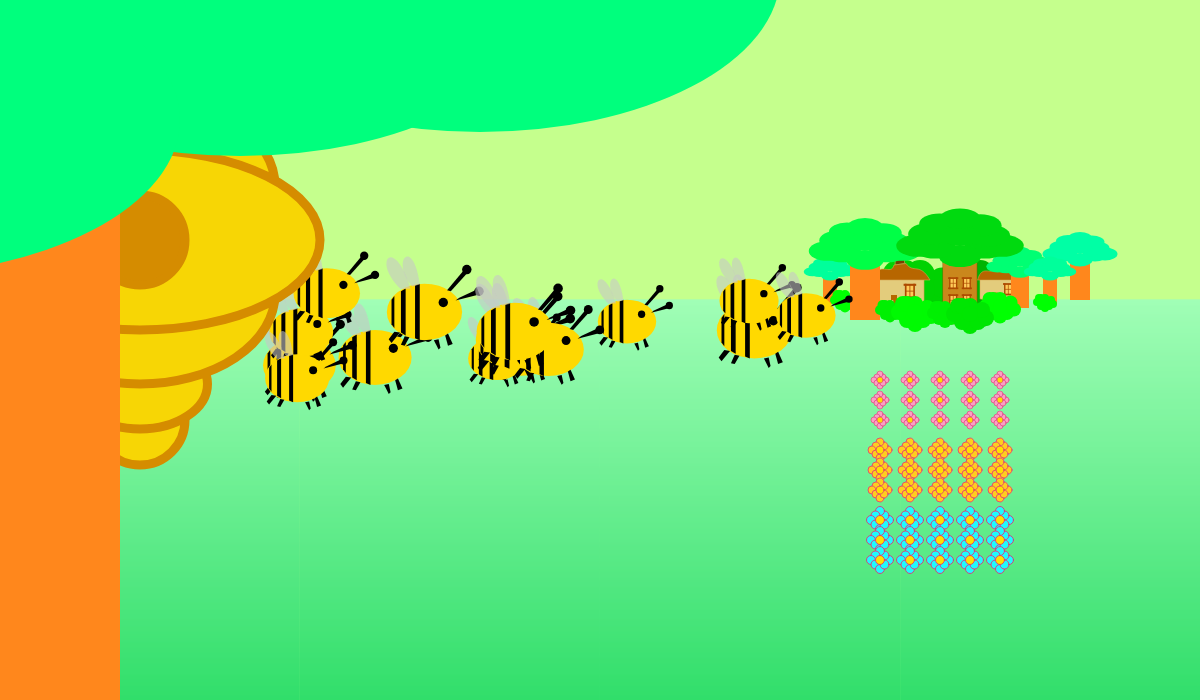
Frame 1 (no input)
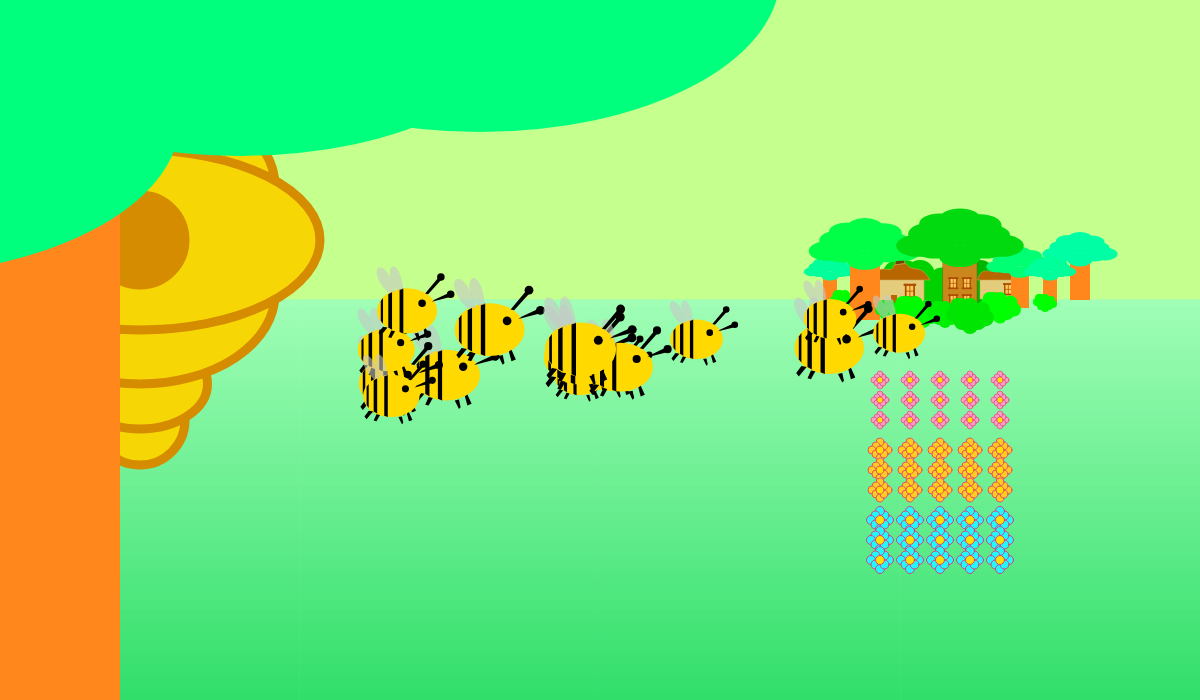
Frame 60 (no input)
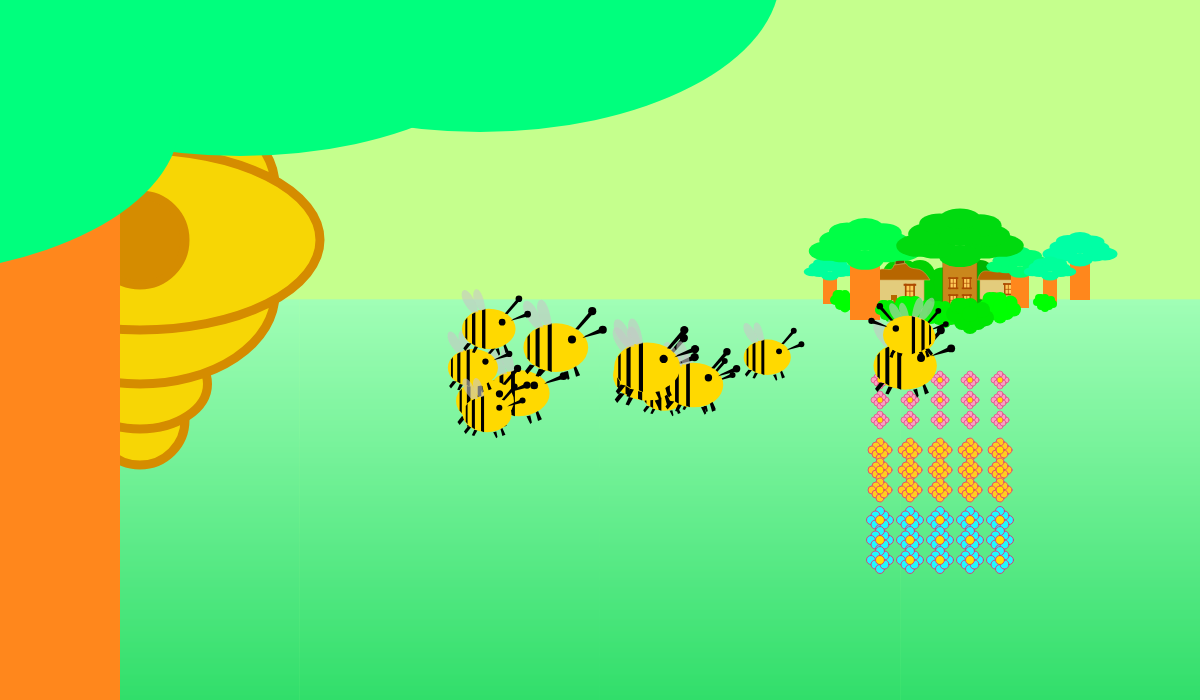
Frame 120 (the mouse pressed at the canvas centre since frame 60)

The p5.js sketch that drew these frames (run headless with seeded random() and noise() and a simulated clock; from frame 60 on, the mouse is pressed at the canvas centre):

// p5.js sketch
// ── sketch.js
const Y_AXIS = 1;
let c1,c2,beeCount;
let bees = [];
 

function setup() {
  createCanvas(1200,700);
  
c1 = color(148, 253, 195);
c2 = color(0, 211, 95);

angleMode(DEGREES);

beeCount = 15;

for(let i = 0; i < beeCount; i++){
  let r = random(0.7,1);
  bees[i] = new rcBee(random(260,810),random(290,380),-r,r,random(1,1.6));
}

}

function draw() {
background(197, 255, 141);

//drawing the forest
forestBeeView();
//coordinates();
  
}


//from EXERCISE 3 --------
function forest(){
  
  fill(168, 93, 5);
  //rect(0,height-150,width,200);//ground 

  setGradientBrown(0,height-300,width,height/2,c1,c2,Y_AXIS);
  
  

  //background
  workerBee();
  
  beeHive(390,130,1); //x,y,scale
  tree(300,250,.8,110);//x,y,scale,colorHue

  bush(170,370,1.2,-30,-20);//x,y,scale,colorHue,Rotation
  bush(150,400,1.2,0);

  bush(340,380,1.1,-30,2);
  bush(340,420,1.50,0);
  
  bush(450,390,1.2,-30,0);
  bush(450,420,1.5,0);

  bush(270,370,1.2,-30,-20);
  bush(260,410,1.2,0);
  
  bush(760,420,2.5,-40,0);
  
  tree(200,360,.3,70);
  tree(300,380,.2,40);
  tree(800,370,.4,30);
  tree(400,370,.3,30);
  tree(700,360,.3,60);
  tree(600,370,.3,30);
  tree(900,380,.2,70);
  tree(930,370,.5,20);
  
  hut(580,460,.9);//x,y,scale

  treeBuilding(700,350,.5);
  treeBuilding(500,400,.4);

  //track
track();
  //huts
  hut(850,590,1.6);
  hut(370,580,1);
  hut(200,600,1.4);
  
  //frame trees
  treeBuilding(0,340,1.5);
  treeBuilding(1080,340,1.2)
  

}

//for EXERCISE 4 --------
function forestBeeView(){
  setGradient(0,300,width,height-300,c1,c2,Y_AXIS);//x,y,w,h,c1,c2,axis

  


  //patch of flowers
  for(let i = 0; i < 150; i += 30){
    for(let j = 0; j < 60; j += 20){
      let f = 0;
      flower(880+i,380+j,0.6,color(250, 159, 196)); //x,y,scale
    }
  }
  for(let i = 0; i < 150; i += 30){
    for(let j = 0; j < 60; j += 20){
      let f = 0;
      flower(880+i,450+j,0.8,color(255, 205, 32)); //x,y,scale
    }
  }
  for(let i = 0; i < 150; i += 30){
    for(let j = 0; j < 60; j += 20){
      let f = 0;
      flower(880+i,520+j,0.9,color(32, 250, 255)); //x,y,scale
    }
  }
  

  //background village
  bush(980,320,1.5,-20,0);
  bush(920,320,1.5,10,0);

  hut(900,310,0.3);
  hut(1000,305,0.25);

  tree(830,290,0.07,140);
  bush(845,310,0.5,200,0);
 
  tree(865,290,0.15,55);
  tree(1020,290,0.09,100);
  treeBuilding(960,290,0.17);
  bush(890,320,0.5,40,0);
  bush(915,328,0.8,50,0);
  bush(945,325,0.6,40,0);
  tree(1080,280,0.1,150);
  tree(1050,290,0.07,140);
  bush(1045,310,0.4,200,0);
  bush(1000,320,0.7,130,0);
  bush(970,330,0.8,30,0);
 
  //drawing the bee colony
  for(let i = 0; i < bees.length; i++){

    bees[i].moveX();
    bees[i].display();
  
    bees[i].turnAround(950,'greater'); //if "greater" is typed, the bee turns around if x is greater than number
    bees[i].turnAround(150);//else check for less than given number
  
    //shrinking the bee and going down
    if (bees[i].getSpeed() > 0){
      bees[i].shrink();
      bees[i].moveY(0.3);
      }
    else{
      bees[i].grow();
      bees[i].moveY(-0.3);
      }
  
    }

  beeHive(140,240,9 ); //x,y,scale
  tree(-120,600,2.4,110);//x,y,scale,colorHue
}


function tree(xpos,ypos,tScale,distanceColor){
  push();
  noStroke();
  translate(xpos,ypos);
  rectMode(CENTER);
  fill(202 + distanceColor, 135, 28);
  scale(tScale);
  
  rect(0,0,200,400);
  fill(0, 215 + distanceColor, 15 + distanceColor);
  ellipse(150,-250,250,130);
  ellipse(250,-260,250,130);
  ellipse(0,-200,250,130);
  ellipse(-150,-250,250,130);
  ellipse(-250,-260,250,130);
  ellipse(-180,-330,250,130);
  ellipse(170,-320,250,130);
  ellipse(120,-380,250,130);
  ellipse(-120,-390,240,120);
  ellipse(0,-320,240,120);
  ellipse(0,-420,240,120);
  pop();

}

function treeBuilding(xpos,ypos,tScale){
  push();
  noStroke();
  translate(xpos,ypos);
  rectMode(CENTER);
  fill(202, 135, 28);
  stroke(144, 87, 0);
  strokeWeight(3);
  scale(tScale);
  rect(0,0,200,400);
  noStroke();

  fill(0, 218, 15);
  ellipse(150,-250,250,130);
  ellipse(250,-260,250,130);
  ellipse(0,-200,250,130);
  ellipse(-150,-250,250,130);
  ellipse(-250,-260,250,130);
  ellipse(-180,-330,250,130);
  ellipse(170,-320,250,130);
  ellipse(120,-380,250,130);
  ellipse(-120,-390,240,120);
  ellipse(0,-320,240,120);
  ellipse(0,-420,240,120);


   //1
   rcWindow(0,0, 1);
  
   //2
   rcWindow(0,100, 1);
   //3
   rcWindow(-80,0, 1);
   //4
   rcWindow(-80,100, 1);
  pop();

}

function rcWindow(xpos, ypos, wScale){
  push();
  rectMode(CENTER);
  translate(xpos,ypos);
  scale(wScale);

  fill(255, 203, 89,alpha);
  rect(40,-40,40,60);
  
  fill(173, 74, 0,alpha);
  rect(40,-40,40,4);
  rect(40,-40,4,60);
  rect(60,-40,8,70);
  rect(20,-40,8,70);
  rect(40,-70,60,10);
  rect(40,-10,60,10);
  
  pop();
}

function track(){
  noStroke();
  fill(160);
  rect(450,490,300,60);
  stone(450,540,1.3,200);
  stone(490,540,1.3,200);
  stone(530,540,1.3,200);
  stone(570,540,1.3,200);
  stone(610,540,1.3,200);
  stone(650,540,1.3,200);
  stone(690,540,1.3,200);
  stone(730,540,1.3,200);

  stone(450,495,1.1,200);
  stone(490,495,1.1,200);
  stone(530,495,1.1,200);
  stone(570,495,1.1,200);
  stone(610,495,1.1,200);
  stone(650,495,1.1,200);
  stone(690,495,1.1,200);
  stone(730,495,1.1,200);
}

function hut(xpos,ypos,hScale){
  push();
  fill(227, 204, 124);
  strokeWeight(2);
  stroke(213, 167, 83);
  translate(xpos,ypos);
  scale(hScale);

  //building part
  beginShape();
  vertex(-80,-25);
  bezierVertex(-60,-20,-30,-10,0,-10);
  bezierVertex(30,-10,60,-10,80,-20);
  vertex(80,-40);
  vertex(80,-120);
  vertex(-80,-120);
  vertex(-80,-25);
  endShape();
  
  //roof
  fill(115, 64, 0);
  quad(-15,-150, 15,-155, 15,-175, -15,-175);

  fill(183, 102, 0);
  beginShape();
  vertex(-90,-100);
  bezierVertex(-70,-170, -30,-110, -20,-150);
  vertex(20,-155);
  bezierVertex(45,-120,65,-160,100,-100);
  vertex(-90,-100);
  endShape();

  noStroke();
  //window
  rcWindow(5,-35,0.7);

  //door
  quad(-30,-13, -30,-50, -10,-50, -10,-10);
  fill(236, 210, 156)
  ellipse(-25,-30,6,6);
  pop();
}

function stone(xpos,ypos,rScale,gray){
  push();
  fill(gray);
  stroke(gray-70);
  strokeWeight(3);
  translate(xpos,ypos);
  scale(rScale);

  ellipse(0,0,30,20);
  pop();
}

function bush(xpos,ypos,bScale,distanceColor,r){
  push();
  noStroke();
  fill(0, 200+distanceColor, 2);
  translate(xpos,ypos);
  scale(bScale);
  rotate(r);

  ellipse(0,-5,20,20);
  ellipse(-10,-10,20,20);
  ellipse(10,-10,20,20);
  ellipse(-20,-20,20,20);
  ellipse(20,-15,20,20);
  ellipse(15,-25,20,20);
  ellipse(-15,-30,20,20);
  ellipse(0,-30,20,20);
  ellipse(-10,-30,20,20);
  ellipse(0,-20,20,20);

  pop();
}

function flower(xpos,ypos,fScale,color){
  push();
  translate(xpos,ypos);
  scale(fScale);
  strokeWeight(1);
  stroke(224, 54, 121);
  fill(color);

  ellipse(10,0,10,10);
  ellipse(5,-5,10,10);
  ellipse(0,-10,10,10);
  ellipse(-5,-5,10,10);
  ellipse(-10,0,10,10);
  ellipse(-5,5,10,10);
  ellipse(0,10,10,10);
  ellipse(5,5,10,10);

  fill(255, 224, 0);
  ellipse(0,0,10,10);
  pop();
}

function beeHive(xpos,ypos, bScale){
  push();
  fill(247, 214, 5);
  translate(xpos,ypos);
  stroke(213, 140, 0);
  strokeWeight(1);
  scale(bScale);

  ellipse(0,-20,10,10);
  ellipse(0,20,10,10);
  ellipse(0,-16,15,10);
  ellipse(0,16,15,10);
  ellipse(0,6,30,20);
  ellipse(0,-6,30,20);
  ellipse(0,0,40,20);
  fill(213,140,0);
  ellipse(0,0,10,10);

  pop();
  

}


function setGradient(x, y, w, h, c1, c2, axis) {
  noFill();

  if (axis === Y_AXIS) {
    // Top to bottom gradient
    for (let i = y; i <= y + h; i++) {
      let inter = map(i, y, y + h, 0, 1);
      let c = lerpColor(c1, c2, inter);
      stroke(c);
      line(x, i, x + w, i);
    }
  } else if (axis === X_AXIS) {
    // Left to right gradient
    for (let i = x; i <= x + w; i++) {
      let inter = map(i, x, x + w, 0, 1);
      let c = lerpColor(c1, c2, inter);
      stroke(c);
      line(i, y, i, y + h);
    }
  }
}


  
  //COORDINATE READER for development purposes
function coordinates(){
  
  fill(255,0,0);
  noStroke();
  text("("+mouseX+","+mouseY+")", mouseX, mouseY);
  }



// ── Bee.js
class rcBee{
    

    //two scales are used to allow the change of the bee's direction. If the first scale number is negative, it will mirror itself
    constructor(beeXPos, beeYPos, beeSize1,beeSize2, beeSpeed){
     this.beeXPos = beeXPos;
     this.beeYPos = beeYPos;
     this.beeSize1 = beeSize1;
     this.beeSize2 = beeSize2;
     this.beeSpeed = beeSpeed;
    }
 
    //display the bee
   display(){
     push();
     fill(255, 217, 0);
     noStroke();
     translate(this.beeXPos,this.beeYPos);
     scale(this.beeSize1, this.beeSize2);
    
     
      ellipse(0,0,80,60);
     fill(0);
     ellipse(-20,-10,10,10);
     //attena
     quad(-24,-23,-28,-22,-47,-43,-44,-47);
     ellipse(-45,-45,10,10);
     quad(-33,-12, -37,-15, -54,-23, -56,-18)
     ellipse(-58,-22,10,10);
     //legs
     quad(-25,23,-22,25,-25,36,-30,34);
     quad(-15,29,-17,38,-15,40,-10,30);
     quad(32,21,38,29,35,33,26,22);
     quad(16,27,21,26,25,35,21,36);
     
     //stripes
     quad(5,-30, 10,-28, 10,28, 5,30);
     quad(20,-25, 25,-22, 25,22, 20,25);
     quad(32,-17, 35,-13, 35,13, 32,17);
     
     fill(200,150);
     //wings
     beginShape();
     vertex(5,-29);
     bezierVertex(12,-82,37,-54,13,-27);
     vertex(5,-29);
     endShape();
     
      beginShape();
     vertex(15,-25);
     bezierVertex(32,-82,57,-54,25,-24);
     vertex(15,-25);
     endShape();
     
   pop();
    }
 
    //move the bee on the X axis and determine its speed
    moveX(){
     this.beeXPos = this.beeXPos + this.beeSpeed;
     
    }

    //x coord for the if condition. "greater" in type to say if bee's X position is greater than target x coordinate
    //scale and speed will be set to negative to flip it and turn the direction the bee faces. 
    turnAround(x,type){
        if(type == "greater"){
            if(this.beeXPos > x){
                this.beeSpeed = -this.beeSpeed;
                this.beeSize1 = -this.beeSize1;
                
            }
        }
        else{
            if(this.beeXPos < x){
                this.beeSpeed = -this.beeSpeed;
                this.beeSize1 = -this.beeSize1;
            }
        }
    }

    //shrinks the bee size 
    shrink(){
        this.beeSize1 = this.beeSize1 + this.beeSpeed/1000;
        this.beeSize2 = this.beeSize2 - this.beeSpeed/1000;
    }

    //grows the bee size
    grow(){
        this.beeSize1 = this.beeSize1 - this.beeSpeed/1000;
        this.beeSize2 = this.beeSize2 - this.beeSpeed/1000;
    }
 
    //move the bee on the Y axis
    moveY(y){
        this.beeYPos = this.beeYPos + y;
        
    }
 
    //set the bee's speed to a different number
    setSpeed(speedNumber){
     this.beeSpeed = speedNumber;
    }

    //return the speed
    getSpeed(){
        return this.beeSpeed;
    }

    //return the X coordinate
    getXPos(){
        return this.beeXPos;
    }

    //return the Y coordinate
    getYPos(){
        return this.beeYPos;
    }
 
 
 }
